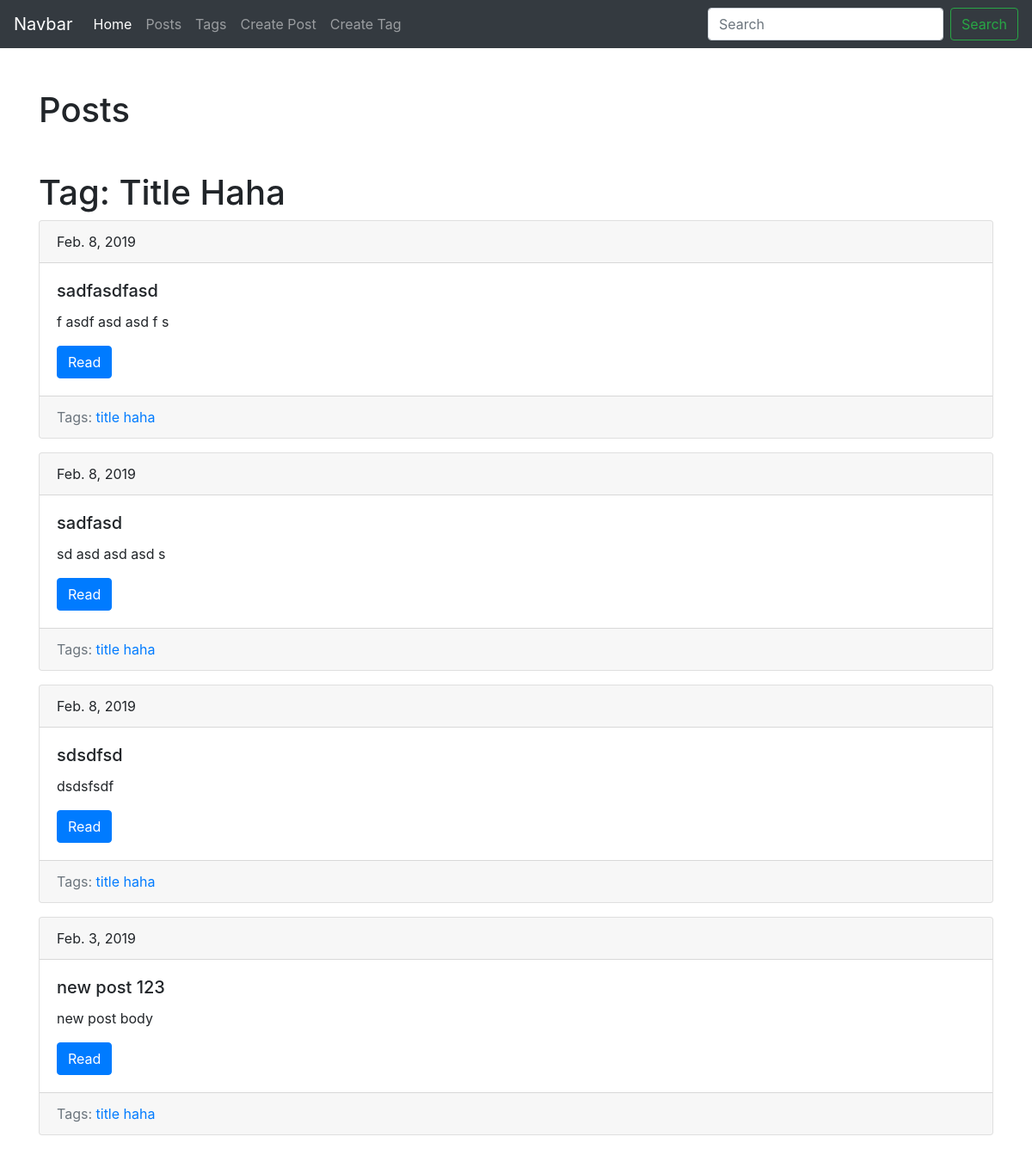
/blog/tag/slug-haha/, run on an earlier commit of the app's database.
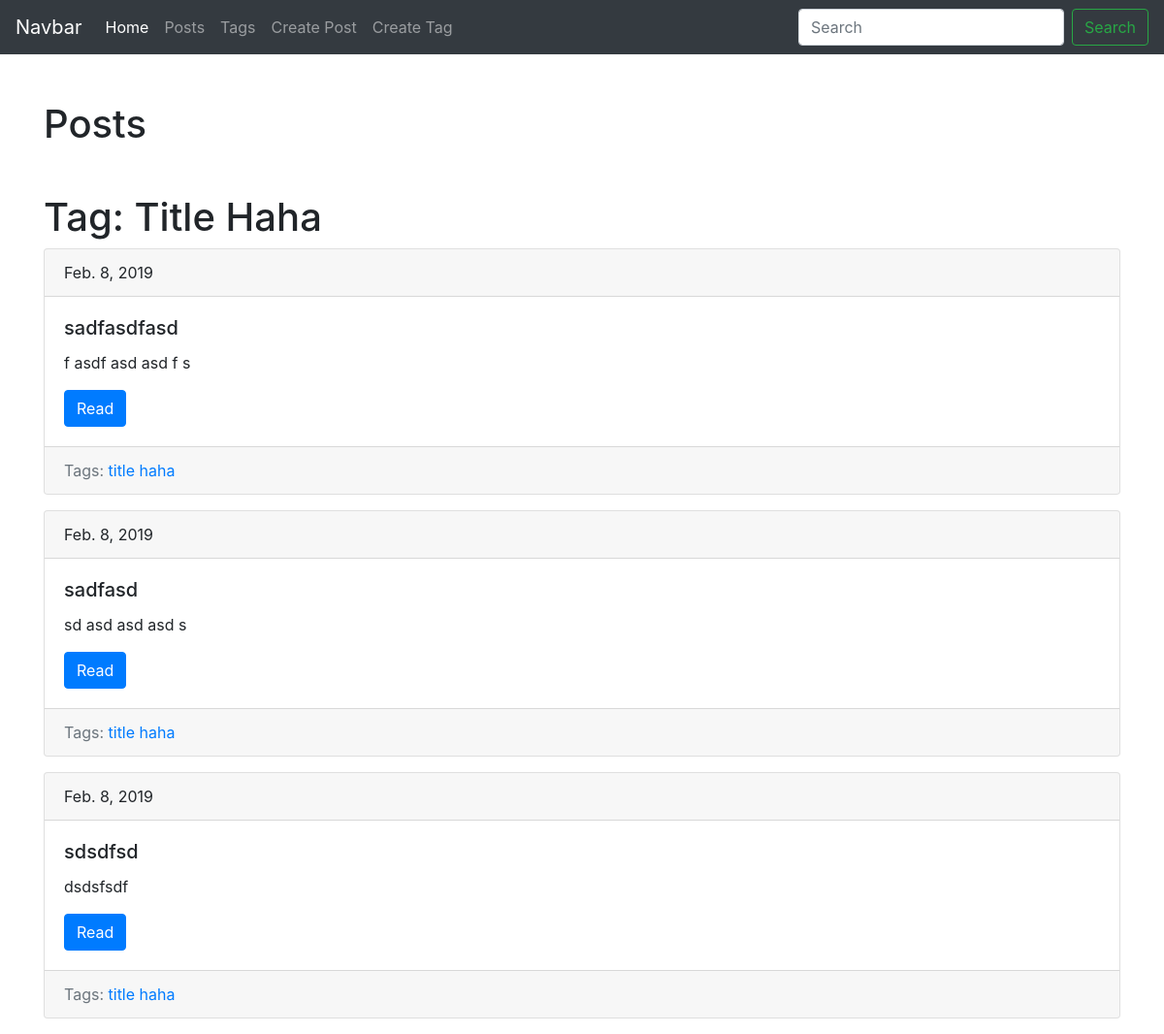
And on a later commit of the database.
### blog/models.py (models this page shows, shortened)
class Post(models.Model):
    title = models.CharField(max_length=150, db_index=True)
    slug = models.CharField(max_length=150, unique=True)
    body = models.TextField(blank=True, db_index=True)
    date_pub = models.DateTimeField(auto_now_add=True)
    tags = models.ManyToManyField('Tag', blank=True, related_name='posts')
    def get_absolute_url(self):
        return reverse('blog_post_detail', kwargs={'slug': self.slug})

class Tag(models.Model):
    title = models.CharField(max_length=50)
    slug = models.CharField(max_length=50, unique=True)
    def get_absolute_url(self):
        return reverse('blog_tag_detail', kwargs={'slug': self.slug})

### blog/views.py (the view)
# urls.py: path('tag/<str:slug>/', TagDetail.as_view(), name='blog_tag_detail'),
class TagDetail(ObjectDetailMixin, View):
    model = Tag
    template = 'blog/tag_detail.html'

### blog/utils.py (called while the page is built)
    def get(self, request, slug):
        obj = get_object_or_404(self.model, slug__iexact=slug)
        return render(request, self.template, context={
            self.model.__name__.lower(): obj,
            'detail': True,
            'admin_object': obj
        })

### blog/templates/blog/tag_detail.html (shortened to what this page needs)
{% extends 'blog/base.html' %}
{% block content %}
    <h1 class="mt-5">Tag: {{ tag.title | title }}</h1>
    {% for item in tag.posts.all %}
        {% include 'blog/includes/post_card_template.html' %}
    {% endfor %}
{% endblock %}

### blog/templates/blog/includes/post_card_template.html
<div class="card mb-3">
    <div class="card-header">
        {{ item.date_pub.date }}
    </div>
    <div class="card-body">
        <h5 class="card-title">{{ item.title }}</h5>
        <p class="card-text">{{ item.body | truncatewords:15 }}</p>
        <a href="{{ item.get_absolute_url }}" class="btn btn-primary">Read</a>
    </div>
  <div class="card-footer text-muted">
  Tags:
      {% for tag in item.tags.all %}
          <a href="{{ tag.get_absolute_url }}">{{ tag.title }}</a>
      {% endfor %}
  </div>
</div>

What changed in the data, as far as the page shows it:
removed Post: date_pub "Feb. 3, 2019", title "new post 123", body "new post body", Tag (title "title haha")
